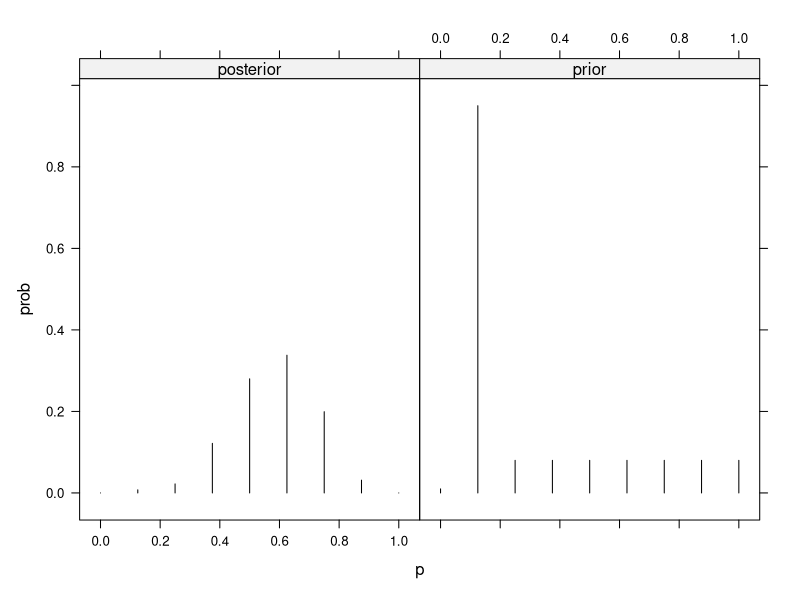
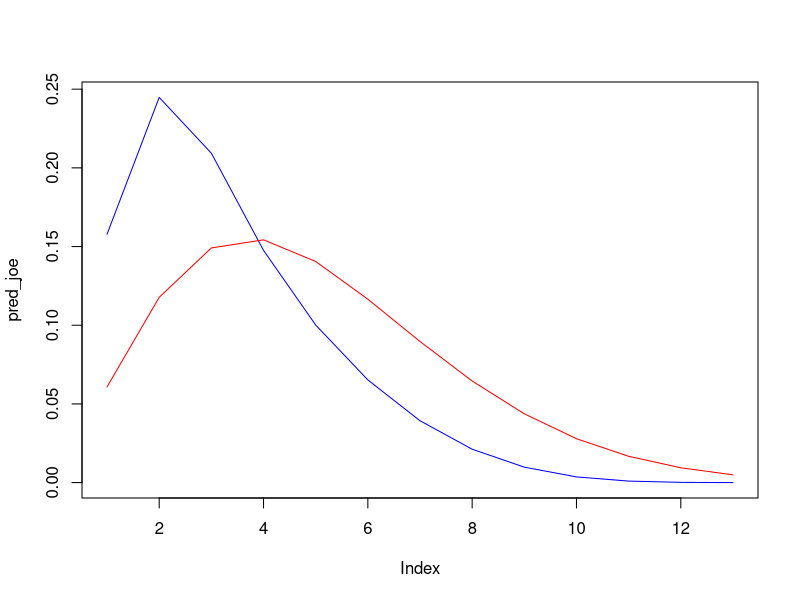
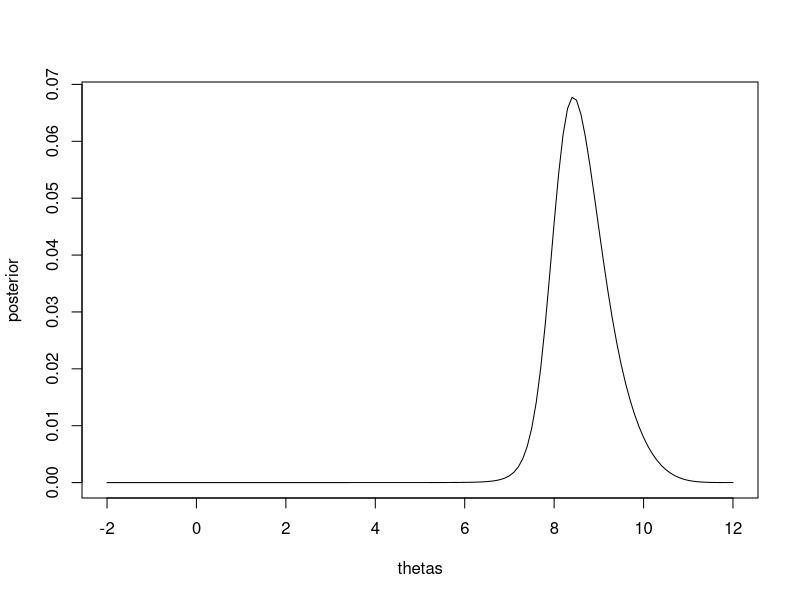
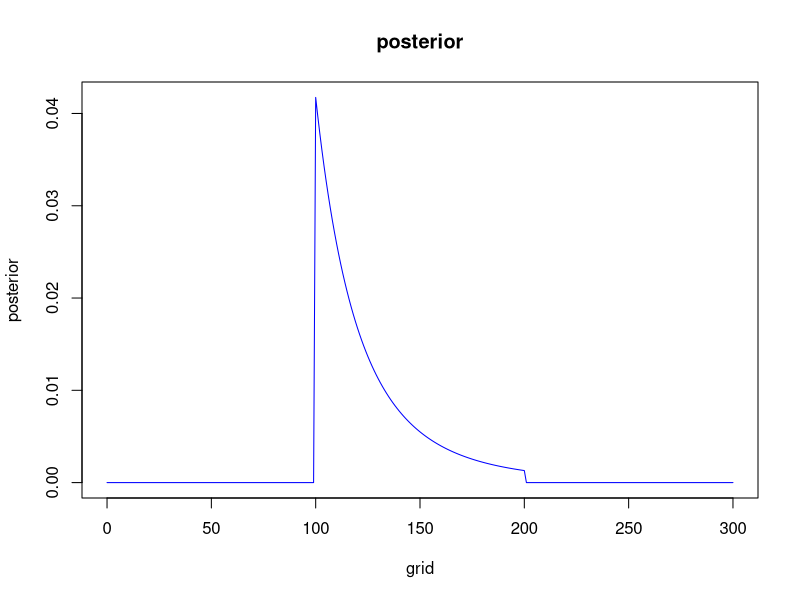

The R script that drew these images, in order:
## ---- chunk 1
library(LearnBayes)
library(lattice)
p = seq(0, 1, by = 0.125) 
prior = c(0.01, 0.950, 0.08, 0.08, 0.08, 0.08, 0.08, 0.08, 0.08)
PRIOR = data.frame("prior", p, prior)
#take 10 cards and Bob is right 6 times
posterior = pdisc(p, prior, c(6, 4))
POSTERIOR = data.frame("posterior", p, posterior)
names(PRIOR) = c("type", "p", "prob")
names(POSTERIOR) =  c("type", "p", "prob")
df = rbind(PRIOR, POSTERIOR)
xyplot(prob~p | type, data = df, type="h", col="black") #so now seem to be telepathic
#posterior är discrete så måste dela med summan för att normalisera
## ---- chunk 2
library(LearnBayes)
joe.prior = c(0.5, 0.2, 0.2, 0.05, 0.05) #for 0.1, 0.2, 0.3, 0.4 and 0.5
p = seq(0.1, 0.5, by=0.1)
#sam.prior = beta(3, 12)

sam_sample = rbeta(10000, 3, 12)
joe_sample = sample(p, 1000, replace=TRUE, prob = joe.prior)

mean_sam = mean(sam_sample)
sd_sam = sqrt(var(sam_sample))
mean_joe = mean(joe_sample)
sd_joe = sqrt(var(joe_sample))

##får nu 12st personer. Vill predicta y = antalet som åker till skolan kollektivtrafik
## dvs ta fram prior predictive för de båda priors. Denna är diskret fördelning
## och kan anta värden 0,1,...,12

pred_joe = pdiscp(p, joe.prior, 12, 0:12)
pred_sam = pbetap(c(3, 12), 20, 0:12)
plot(pred_joe, type="l", col="blue")
lines(pred_sam, type="l", col="red")

## ---- chunk 3
library(LearnBayes)
#want to learn about parameter mu. 
#y1,...,yn ~ N(mu, 10^2)
prior = c(0.1, 0.15, 0.25, 0.25, 0.15, 0.1)
mus = seq(20, 70, by = 10)
data = c(38.6, 42.4, 57.5, 40.5, 51.7, 67.1, 33.4, 60.9, 64.1, 40.1, 40.7,6.4)
likeli = exp(-length(data)/200*(mus-mean(data))^2)
post = likeli*prior/sum(likeli*prior)

matrix = matrix(c(mus, prior), ncol=2, byrow=FALSE)
set = discint(matrix, 0.8)$set

## ---- chunk 4
data =  c(0, 10, 9, 8, 11, 3, 3, 8, 8, 11)
thetas = seq(-2, 12, by=0.1)
post <- function(theta){
  prod(1/(1+(data-theta)^2))
}
posterior = sapply(thetas, post)
posterior = posterior/sum(posterior)
exp_val = sum(thetas*posterior)
sd = sqrt(sum((thetas-exp_val)^2*posterior))
plot(thetas, posterior, type="l")
## ---- chunk 5
B = 200 ##not more than these many taxis. Number, N, of taxis uniform on {1,...,B}. 
data = c(43, 24, 100, 35, 85) #data, can observe any taxi, i.e uniform on {1,...,N}
post <- function(N){
  
  if (N >= max(data) && N <= B){
    return(1/(N^length(data)))
  }else{
    return(0)
  }
}
grid = 0:300
posterior = sapply(grid, post)
posterior = posterior/sum(posterior)
mean = sum(grid*posterior)

#want to find prob >= 150 cars
prob = 1-sum(posterior[0:149])
plot(grid, posterior, col="blue", main="posterior", type="l")
## ---- chunk 6
library(LearnBayes)
sample.p1 = rbeta(10000, 100, 100)
p1 = length(sample.p1[sample.p1 >= 0.44 & sample.p1 <= 0.56])/10000 #0.91 so ok
simulate.beta.mix <- function(mix, args1, args2){
  p = runif(1, 0, 1)
  if(p<=mix){
    return(rbeta(1, args1[1], args1[2]))
  }
  else{
    return(rbeta(1, args2[1], args2[2]))
  }
}
sample.p2 = replicate(10000, simulate.beta.mix(0.9, c(500, 500), c(1, 1)))
p2 = length(sample.p2[sample.p2 >= 0.44 & sample.p1 <= 0.56])/10000 #also about 0.91 so ok
#now 100 trials and 45 successes. Post = likeli*prior mixture of two betas other mix probs if prior2
#if prior1 then post is beta(145, 155)

sample.post1 = rbeta(10000, 145, 155)

probs = c(0.9, 0.1)
beta.par1 = c(500,500)
beta.par2 = c(1,1)
betapar = rbind(beta.par1, beta.par2)
data = c(45, 55)

mix.beta = binomial.beta.mix(probs, betapar, data)
mix = mix.beta$probs
betapar = mix.beta$betapar
# so 0.9778 and 0.022 mixture and params are
# (545, 555) and (45, 56)

sample.post2 = replicate(10000, simulate.beta.mix(0.9778, c(545, 555), c(45,56)))

cred.int1 = quantile(sample.post1, probs = c(0.05, 0.95))
cred.int2 = quantile(sample.post2, probs = c(0.05, 0.95))
#pretty similiar so have bayesian robustness (inference doesn't)
#change so much when change prior

## ---- chunk 7
library(LearnBayes)
data = c(9.0, 8.5, 7.0, 8.5, 6.0, 12.5, 6.0, 9.0, 8.5, 7.5, 8.0, 6.0, 9.0, 8.0, 7.0, 10.0, 9.0, 7.5, 5.0, 6.5)
#data from N(mu,sigma^2). The usual noninformative prior for bivariate normal with both mean and sigma unknown is g(mu,sigma^2) ~ 1/sigma^2
samples = normpostsim(data, m=1000)
mu.samples = samples$mu
sigma.samples = sqrt(samples$sigma2)
cred.int.mu = quantile(mu.samples, probs = c(0.05, 0.95))
cred.int.sigma = quantile(sigma.samples, probs = c(0.05, 0.95))

#want to estimate 0.75 quantile of the normal distribution. This is an unknown parameter
#p75 = μ + 0.674σ so p75|x = μ|x + 0.674σ|x
samples.p75 = mu.samples + 0.674*sigma.samples #can be viewed as samples from posterior of p75 | x
mu.p75 = mean(samples.p75)
## ---- chunk 8
library(LearnBayes)
data = c(10, 11, 12, 11, 9) #these are rounded data nearest integer. Unrounded data is ~ N(mu,sigma2)
posterior <- function(mu,sigma2){
  prior = 1/sigma2
  fun <- function(x){dnorm(x, mu, sqrt(sigma2))}
  vec = sapply(data, function(d) integrate(fun, d-0.5, d+0.5)$value)
  return(prod(vec)*prior)
}
mus = seq(8,13, length=100)
sigma2 = seq(0.3,4, length=100)
grid = expand.grid(mus,sigma2)
POST = apply(grid, 1, function(args) posterior(args[1], args[2]))
POST = POST/sum(POST)

fsample = sample(nrow(grid), 10000, replace=TRUE, prob = POST)
sample = grid[fsample,]
ests = apply(sample, 2, mean) #gives 10.49 and 1.41

## ---- chunk 9
